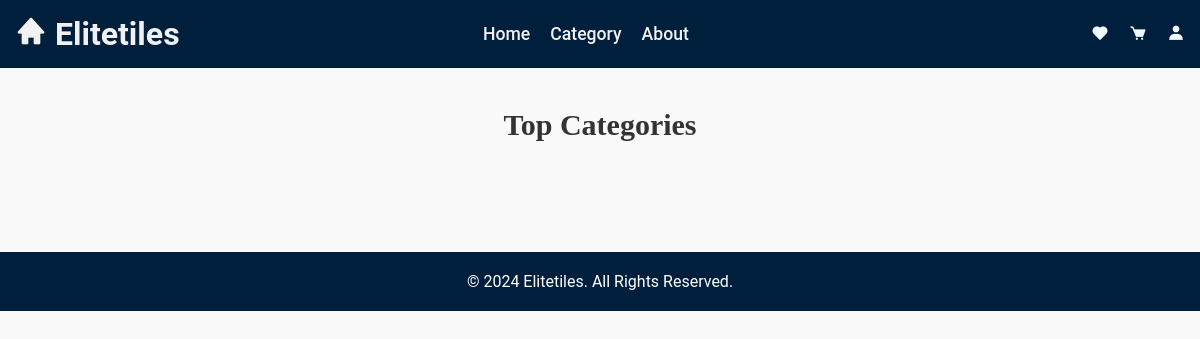
The app's page /category_view/, older data.
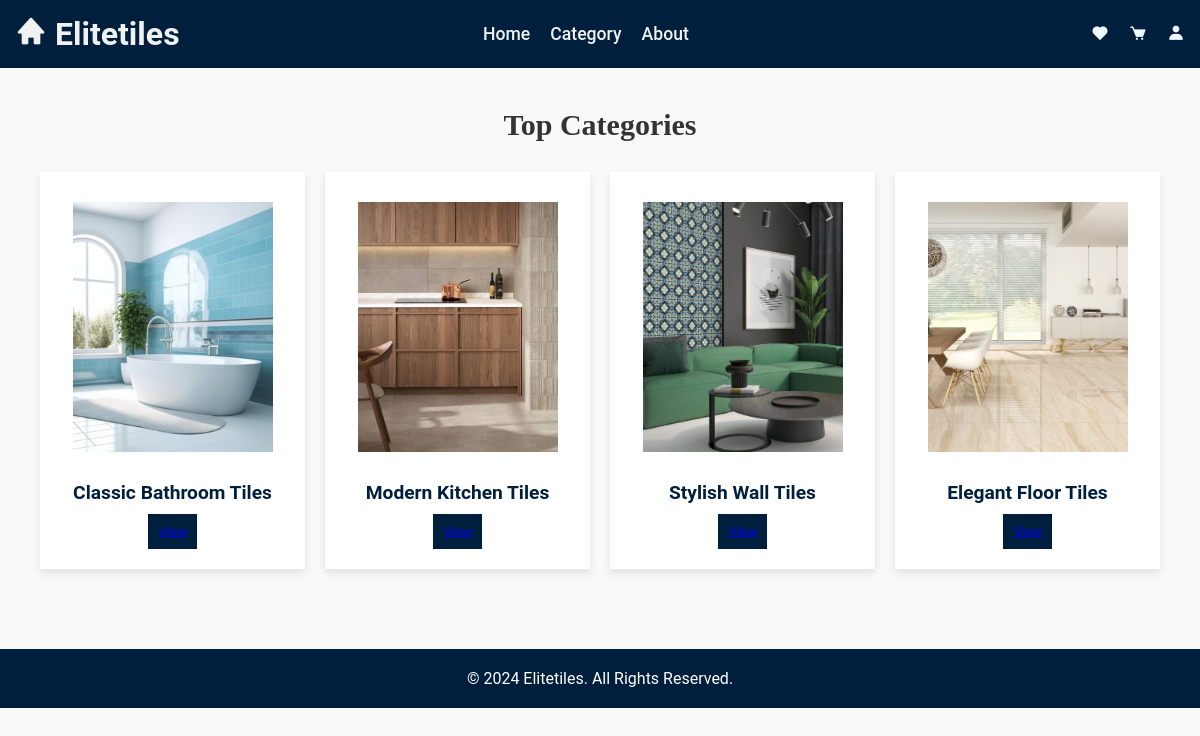
The same page, newer data.
### tiles_app/models.py (models this page shows, shortened)
class Category(models.Model):
    name = models.CharField(max_length=50, unique=True)
    image = models.ImageField(upload_to='category_images/', null=True, blank=True)

### tiles_app/views.py (the view)
# urls.py: path('category_view/', views.category_view, name='category_view'),
def category_view(request):  # Fetch tiles by category
    cata = Category.objects.all()
    return render(request, 'category.html',{'tiles': cata})

### templates/category.html (shortened to what this page needs)
<!DOCTYPE html>
<html lang="en">
    <head>
        {% load static %}
        <link rel="stylesheet" href="{% static 'css/style.css' %}">
        <link href='https://unpkg.com/boxicons@2.1.4/css/boxicons.min.css' rel='stylesheet'>
    </head>
<body>
    <header>
        <div class="logo">
            <h1><i class='bx bxs-home'></i><a href="/"> Elitetiles</a></h1>
        </div>
        <nav>
            <ul class="nav-links">
                <li><a href="/">Home</a></li>
                <li><a href="{% url 'category_view' %}">Category</a></li>
                <li><a href="{% url 'about' %}">About</a></li>
            </ul>
            <div class="right-icons">
                <a href="/wishlist" class="icon"><i class='bx bxs-heart' style="font-size: large;color: aliceblue;"></i></a>
                <a href="/cart" class="icon"><i class='bx bxs-cart' style="font-size: large;color: aliceblue;"></i></a>
                <div class="account-dropdown">
                    <a href="#" class="icon"><i class='bx bxs-user' style="font-size: large;color: aliceblue;"></i></a>
                </div>
            </div>
        </nav>
    </header>
    <section class="products">
        <h2 style="padding-bottom: 30px;font-family:Georgia, 'Times New Roman', Times, serif;font-size: 30px;">Top Categories</h2>
        <div class="product-grid">
            {% for tile in tiles %}
                <div class="product-card">
                    <img src="{{ tile.image.url }}" alt="Tile" style="height: 250px;">
                    <h3>{{ tile.name }}</h3>
                    <button style="margin-top: 10px ;"><a href="{% url 'product_detail' tile.id %}">View</a></button>
                </div>
            {% endfor %}
            </div>
    </section>
    <footer>
        <p>&copy; 2024 Elitetiles. All Rights Reserved.</p>
    </footer>
</body>
</html>

Row changes from the older to the newer data that the page shows:
added Category: image (picture), name "Classic Bathroom Tiles"
added Category: image (picture), name "Modern Kitchen Tiles"
added Category: image (picture), name "Stylish Wall Tiles"
added Category: image (picture), name "Elegant Floor Tiles"
